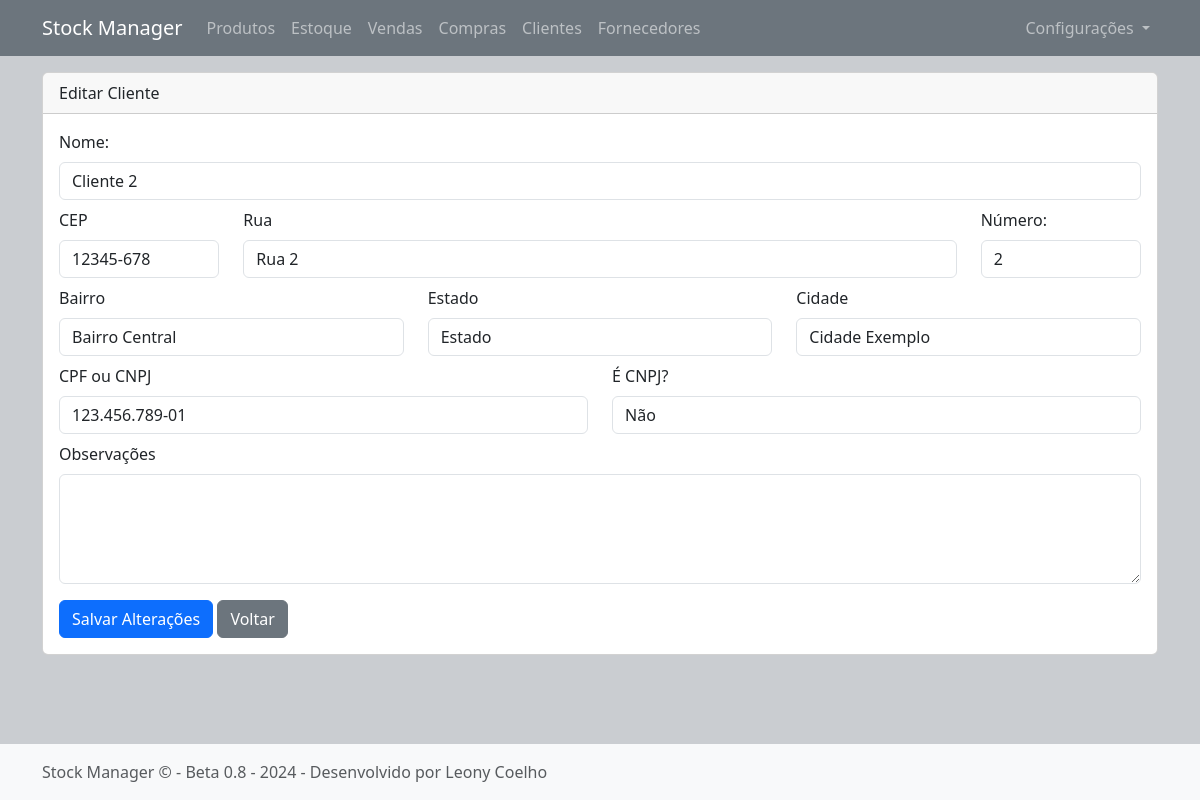
Page /customer/edit/48/ (signed in) on the committed database.
### app_stock_manager/models.py (models this page shows, shortened)
class Customer(models.Model):
    name = models.CharField(max_length=255)
    created = models.DateTimeField(auto_now_add=True)
    cpf_or_cnpj = models.CharField(max_length=20, verbose_name="CPF ou CNPJ")
    is_cnpj = models.BooleanField(default=False)
    address_number = models.CharField(max_length=20)
    street = models.CharField(max_length=255)
    district = models.CharField(max_length=255)
    city = models.CharField(max_length=255)
    state = models.CharField(max_length=50)
    cep = models.CharField(max_length=20)
    observations = models.TextField(blank=True, null=True)

### app_stock_manager/views.py (the view, shortened to what this page needs)
# urls.py: path("customer/edit/<int:customer_id>/", views.edit_customer, name="edit_customer"),
@login_required
def edit_customer(request, customer_id):
    customer = get_object_or_404(Customer, id=customer_id)
    return render(request, "pages/edit_customer.html", {"customer": customer})

### app_stock_manager/templates/pages/edit_customer.html (shortened to what this page needs)
{% extends 'base.html' %}
{% block content %}
{% load static %}
<div class="container">
        <div class="card mt-3">
            <div class="card-header">
                Editar Cliente
            </div>
            <div class="card-body">
                <form method="post" action="{% url 'edit_customer' customer.id %}">
                    <div class="row">
                        <div class="mb-2 col-12">
                            <label class="form-label">Nome:</label>
                            <input class="form-control" name="name" type="text" id="name" value="{{ customer.name|default:'' }}" required />
                        </div>
                    </div>
                    <div class="row">
                        <div class="mb-2 col-2">
                            <label class="form-label" for="cep">CEP</label>
                            <input class="form-control" name="cep" type="text" id="cep" maxlength="9" value="{{ customer.cep|default:'' }}" onblur="pesquisacep(this.value);" />
                        </div>
                        <div class="mb-2 col-8">
                            <label class="form-label">Rua</label>
                            <input class="form-control" name="street" type="text" id="street" value="{{ customer.street|default:'' }}" />
                        </div>
                        <div class="mb-2 col-2">
                            <label class="form-label">Número:</label>
                            <input class="form-control" name="address_number" type="text" id="address_number" value="{{ customer.address_number|default:'' }}" />
                        </div>
                    </div>
                    <div class="row">
                        <div class="mb-2 col">
                            <label class="form-label">Bairro</label>
                            <input class="form-control" name="district" type="text" id="district" value="{{ customer.district|default:'' }}" />
                        </div>
                        <div class="mb-2 col">
                            <label class="form-label">Estado</label>
                            <input class="form-control" name="state" type="text" id="state" value="{{ customer.state|default:'' }}" />
                        </div>
                        <div class="mb-2 col">
                            <label class="form-label">Cidade</label>
                            <input class="form-control" name="city" type="text" id="city" value="{{ customer.city|default:'' }}" />
                        </div>
                    </div>
                    <div class="row">
                        <div class="mb-2 col">
                            <label class="form-label">CPF ou CNPJ</label>
                            <input class="form-control" name="cpf_or_cnpj" type="text" id="cpf_or_cnpj" value="{{ customer.cpf_or_cnpj|default:'' }}" />
                        </div>
                        <div class="mb-2 col">
                            <label class="form-label">É CNPJ?</label>
                            <select class="form-control" name="is_cnpj" id="is_cnpj">
                                <option value="false" {% if not customer.is_cnpj|default:'' %}selected{% endif %}>Não</option>
                            </select>
                        </div>
                    </div>
                    <label class="form-label">Observações</label>
                    <textarea class="form-control" name="observations" rows="4">{{ customer.observations|default:'' }}</textarea>
                    <button type="submit" class="btn btn-primary mt-3">Salvar Alterações</button>
                    <a class="btn btn-secondary mt-3" href="{% url 'view_customers' %}">Voltar</a>
                </form>
            </div>
        </div>
</div>
{% endblock %}

### app_stock_manager/static/css/style.css (style rules this page uses)
body { background-color: rgb(202, 205, 209); }

### rows in the picture
Customer: name "Cliente 2", cep "12345-678", street "Rua 2", address_number "2", district "Bairro Central", state "Estado", city "Cidade Exemplo", cpf_or_cnpj "123.456.789-01", is_cnpj "Não"
